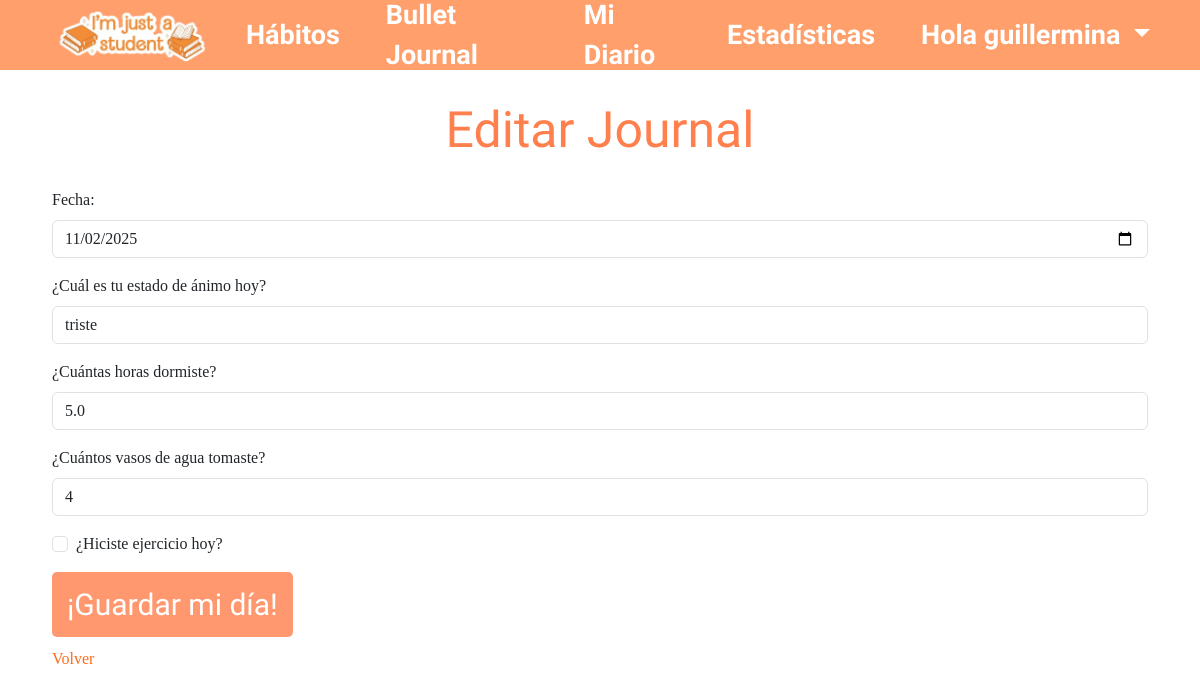
/journals/36/edit/ (signed in), run on an earlier commit of the app's database.
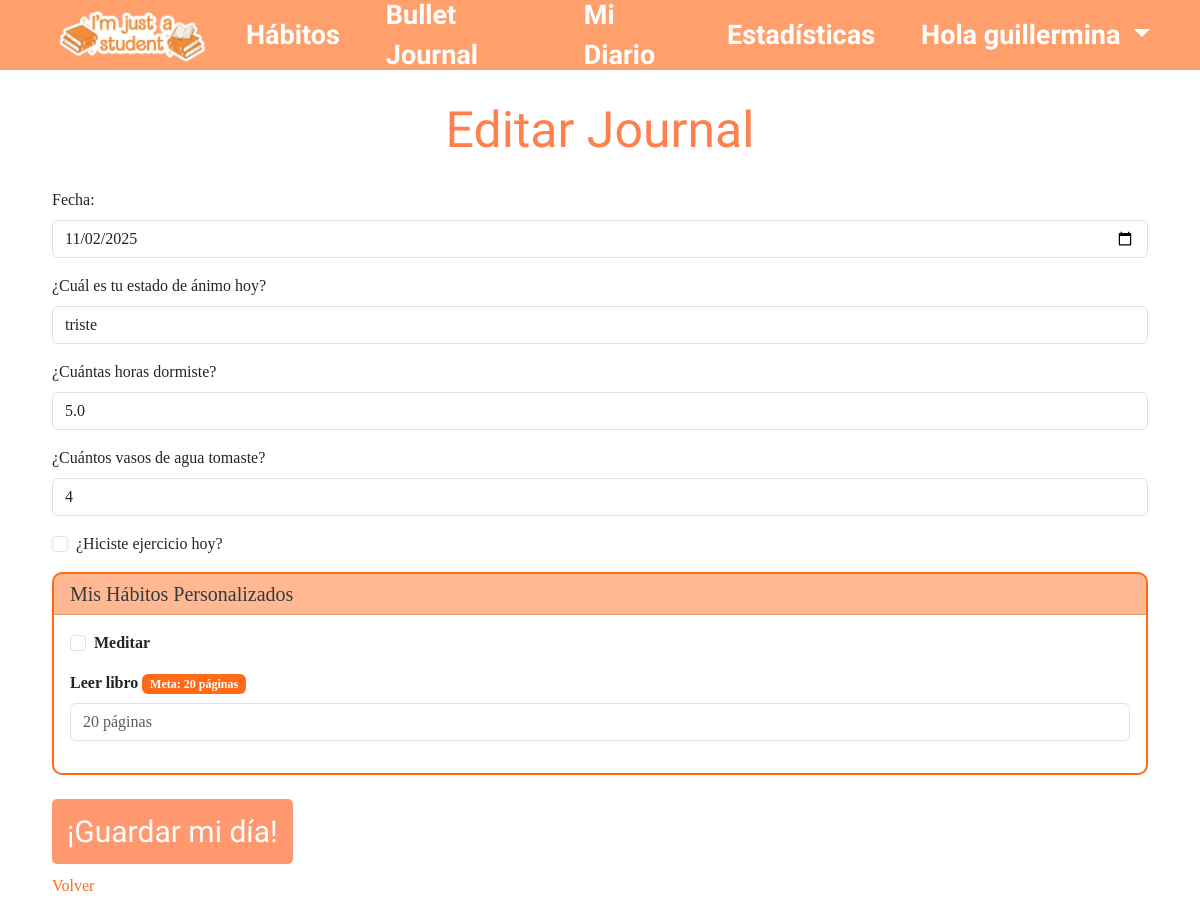
And on a later commit of the database.
### bullet_journal/models.py (models this page shows, shortened)
class CustomHabit(models.Model):
    TYPE_CHOICES = [
        ('boolean', 'Sí/No'),
        ('integer', 'Número'),
    ]
    user = models.ForeignKey(User, on_delete=models.CASCADE, related_name='custom_habits')
    name = models.CharField(max_length=100)
    description = models.TextField(blank=True, null=True)
    type = models.CharField(max_length=10, choices=TYPE_CHOICES)
    created_at = models.DateTimeField(auto_now_add=True)
    is_active = models.BooleanField(default=True)
    goal_value = models.IntegerField(null=True, blank=True)  # Valor objetivo (si aplica)
    unit = models.CharField(max_length=20, blank=True, null=True)  #
    class Meta:
        unique_together = ('user', 'name')
        ordering = ['-created_at']

### bullet_journal/views/journal_views.py (the view, shortened to what this page needs)
# urls.py: path('journals/<int:pk>/edit/', journal_edit, name='journal_edit'),
@login_required
def journal_edit(request, pk):
    journal = get_object_or_404(Journal, pk=pk, user=request.user)
    user_habits = CustomHabit.objects.filter(user=request.user, is_active=True)
    return render(request, 'bullet_journal/journal/edit_journal.html', {
        'journal': journal,
        'custom_habits': user_habits,
    })

### bullet_journal/templates/bullet_journal/journal/edit_journal.html (shortened to what the changed rows need)
{% extends "header.html" %}
{% block contenido %}
<div class="container mt-5">
    <div class="journal-form">
        <h1>Editar Journal</h1>
        <form method="post" enctype="multipart/form-data">
                {% load i18n %}
            {% if custom_habits %}
            <div class="card mb-4 border-orange">
                <div class="card-header bg-orange-light">
                    <h5 class="mb-0">Mis Hábitos Personalizados</h5>
                </div>
                <div class="card-body">
                    {% for habit in custom_habits %}
                    <div class="mb-3">
                        {% with field_name="habit_"|add:habit.id %}
                        {% if habit.type == 'boolean' %}
                            <div class="form-check">
                                <input type="checkbox"
                                    class="form-check-input form-check-input-orange"
                                    id="{{ field_name }}"
                                    name="{{ field_name }}"
                                    {% if habit.current_value %}checked{% endif %}>
                                <label class="form-check-label" for="{{ field_name }}">
                                    <strong>{{ habit.name }}</strong>
                                </label>
                            </div>
                        {% elif habit.type == 'integer' %}
                            <label for="{{ field_name }}" class="form-label">
                                <strong>{{ habit.name }}</strong>
                                {% if habit.goal_value %}
                                    <span class="badge badge-orange">
                                        Meta: {{ habit.goal_value }}{% if habit.unit %} {{ habit.unit }}{% endif %}
                                    </span>
                                {% endif %}
                            </label>
                            <input
                                type="number"
                                class="form-control"
                                id="{{ field_name }}"
                                name="{{ field_name }}"
                                min="0"
                                value="{{ habit.current_value }}"
                                placeholder="{{ habit.goal_value|default:0 }} {% if habit.unit %}{{ habit.unit }}{% endif %}">
                        {% endif %}
                        {% endwith %}
                    </div>
                    {% endfor %}
                </div>
            </div>
            {% endif %}
        </form>
    </div>
</div>
{% endblock %}

What changed in the data, as far as the page shows it:
added CustomHabit: name "Meditar"
added CustomHabit: name "Leer libro", goal_value "20", unit "páginas", goal_value "20 páginas"
Also different on the page:
text now shown: "Mis Hábitos Personalizados"
